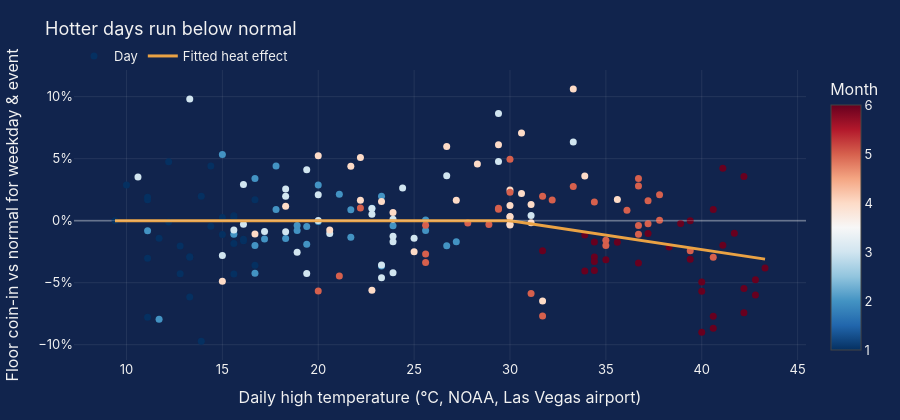

Notebook code cell kept with this figure:
### Markdown cell above
## 11. Heat and demand (explanatory)
Looking back with actual temperatures is allowed: it explains what happened, it does not forecast.

### Code cell
# Does heat explain the June softness? Floor-level check (explanatory, looking back)
import statsmodels.formula.api as smf
fl_w = d.groupby("date").agg(coin=("coin_in_usd", "sum"), wd=("local_weekday", "first"), ec=("event_class", "first"),
                             tmax=("tmax_c", "first"), hot=("hot_deg", "first"), rain=("rain", "first")).reset_index()
fl_w["log_coin"] = np.log(fl_w["coin"])
m_heat = smf.ols("log_coin ~ C(wd) + C(ec) + hot + rain", data=fl_w).fit()
eff = np.exp(m_heat.params["hot"]) - 1
lo, hi = np.exp(m_heat.conf_int().loc["hot"]) - 1
print(f"All six months: each °C above 30°C changes daily coin-in by {eff:+.2%} (95% CI {lo:+.2%} to {hi:+.2%})")
m_tr = smf.ols("log_coin ~ C(wd) + C(ec) + hot + rain", data=fl_w[fl_w["date"] < TRAIN_END]).fit()
print(f"Training months only: {np.exp(m_tr.params['hot']) - 1:+.2%} per °C  (learned without June)")
print(f"Implied effect at June's average high ({fl_w.loc[fl_w['date'].dt.month == 6, 'tmax'].mean():.1f}°C): "
      f"{(1 + eff) ** fl_w.loc[fl_w['date'].dt.month == 6, 'hot'].mean() - 1:+.1%}")

resid = m_heat.resid + m_heat.params["hot"] * fl_w["hot"]
xs = np.linspace(fl_w["tmax"].min(), fl_w["tmax"].max(), 100)
fig = go.Figure()
fig.add_scatter(x=fl_w["tmax"], y=(np.exp(resid) - 1) * 100, mode="markers", name="Day",
                marker=dict(size=7, color=fl_w["date"].dt.month, colorscale="RdBu_r", showscale=True,
                            colorbar=dict(title="Month")),
                text=fl_w["date"].dt.strftime("%b %d"),
                hovertemplate="%{text}: %{x:.1f}°C, %{y:+.1f}% vs normal<extra></extra>")
fig.add_scatter(x=xs, y=((1 + eff) ** np.clip(xs - 30, 0, None) - 1) * 100, mode="lines", name="Fitted heat effect",
                line=dict(color=GOLD, width=3))
fig.add_hline(y=0, line_color=FAINT, line_width=1)
fig.update_layout(title="Hotter days run below normal", xaxis_title="Daily high temperature (°C, NOAA, Las Vegas airport)",
                  yaxis_title="Floor coin-in vs normal for weekday & event", yaxis_ticksuffix="%",
                  legend=dict(orientation="h", y=1.1))
save(fig, "heat_effect", height=420)

### Figure 1 — Plotly figure (JSON) as saved in the notebook; plotly's stock layout.template omitted (floating-point values rounded to 4 significant figures; data arrays with more than 128 entries replaced by an {"elided": "..."} marker saying what was removed)
{"data": [{"hovertemplate": "%{text}: %{x:.1f}°C, %{y:+.1f}% vs normal<extra></extra>", "marker": {"color": {"elided": "181 int values"}, "colorbar": {"title": {"text": "Month"}}, "colorscale": [[0, "rgb(5,48,97)"], [0.1, "rgb(33,102,172)"], [0.2, "rgb(67,147,195)"], [0.3, "rgb(146,197,222)"], [0.4, "rgb(209,229,240)"], [0.5, "rgb(247,247,247)"], [0.6, "rgb(253,219,199)"], [0.7, "rgb(244,165,130)"], [0.8, "rgb(214,96,77)"], [0.9, "rgb(178,24,43)"], [1, "rgb(103,0,31)"]], "showscale": true, "size": 7}, "mode": "markers", "name": "Day", "text": {"elided": "181 str values"}, "type": "scatter", "x": {"elided": "181 float values"}, "y": {"elided": "181 float values"}}, {"line": {"color": "#EAA244", "width": 3}, "mode": "lines", "name": "Fitted heat effect", "type": "scatter", "x": [9.4, 9.742, 10.08, 10.43, 10.77, 11.11, 11.45, 11.8, 12.14, 12.48, 12.82, 13.17, 13.51, 13.85, 14.19, 14.54, 14.88, 15.22, 15.56, 15.91, 16.25, 16.59, 16.93, 17.28, 17.62, 17.96, 18.3, 18.65, 18.99, 19.33, 19.67, 20.02, 20.36, 20.7, 21.04, 21.38, 21.73, 22.07, 22.41, 22.75, 23.1, 23.44, 23.78, 24.12, 24.47, 24.81, 25.15, 25.49, 25.84, 26.18, 26.52, 26.86, 27.21, 27.55, 27.89, 28.23, 28.58, 28.92, 29.26, 29.6, 29.95, 30.29, 30.63, 30.97, 31.32, 31.66, 32.0, 32.34, 32.68, 33.03, 33.37, 33.71, 34.05, 34.4, 34.74, 35.08, 35.42, 35.77, 36.11, 36.45, 36.79, 37.14, 37.48, 37.82, 38.16, 38.51, 38.85, 39.19, 39.53, 39.88, 40.22, 40.56, 40.9, 41.25, 41.59, 41.93, 42.27, 42.62, 42.96, 43.3], "y": [0.0, 0.0, 0.0, 0.0, 0.0, 0.0, 0.0, 0.0, 0.0, 0.0, 0.0, 0.0, 0.0, 0.0, 0.0, 0.0, 0.0, 0.0, 0.0, 0.0, 0.0, 0.0, 0.0, 0.0, 0.0, 0.0, 0.0, 0.0, 0.0, 0.0, 0.0, 0.0, 0.0, 0.0, 0.0, 0.0, 0.0, 0.0, 0.0, 0.0, 0.0, 0.0, 0.0, 0.0, 0.0, 0.0, 0.0, 0.0, 0.0, 0.0, 0.0, 0.0, 0.0, 0.0, 0.0, 0.0, 0.0, 0.0, 0.0, 0.0, 0.0, -0.06816, -0.1492, -0.2301, -0.311, -0.3918, -0.4726, -0.5533, -0.6339, -0.7145, -0.795, -0.8754, -0.9558, -1.036, -1.116, -1.196, -1.277, -1.357, -1.437, -1.517, -1.596, -1.676, -1.756, -1.835, -1.915, -1.995, -2.074, -2.153, -2.233, -2.312, -2.391, -2.47, -2.549, -2.628, -2.707, -2.786, -2.865, -2.944, -3.023, -3.101]}], "layout": {"height": 420, "legend": {"orientation": "h", "y": 1.1}, "shapes": [{"line": {"color": "rgba(255,255,255,0.22)", "width": 1}, "type": "line", "x0": 0, "x1": 1, "xref": "x domain", "y0": 0, "y1": 0, "yref": "y"}], "title": {"text": "Hotter days run below normal"}, "xaxis": {"title": {"text": "Daily high temperature (°C, NOAA, Las Vegas airport)"}}, "yaxis": {"ticksuffix": "%", "title": {"text": "Floor coin-in vs normal for weekday & event"}}}}
